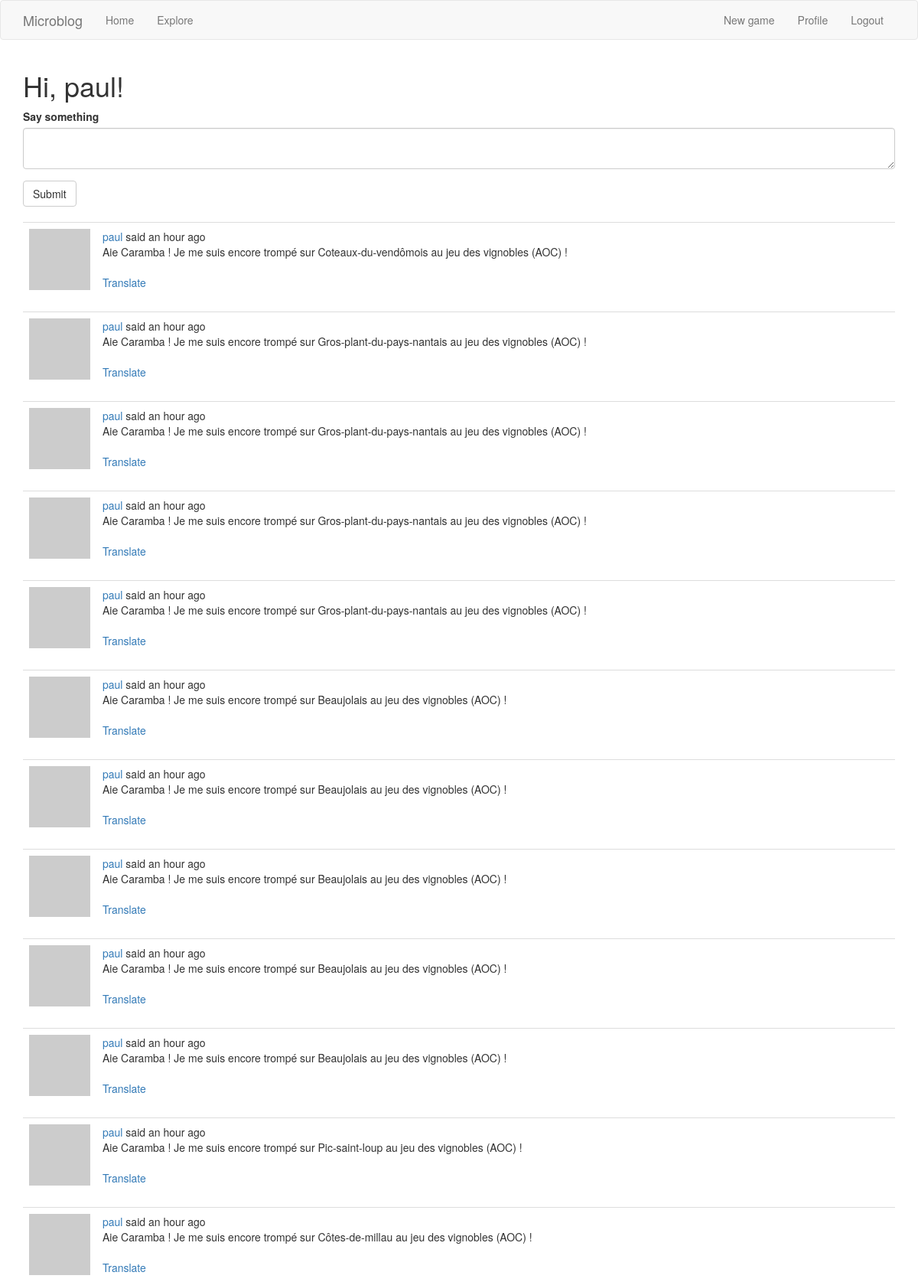
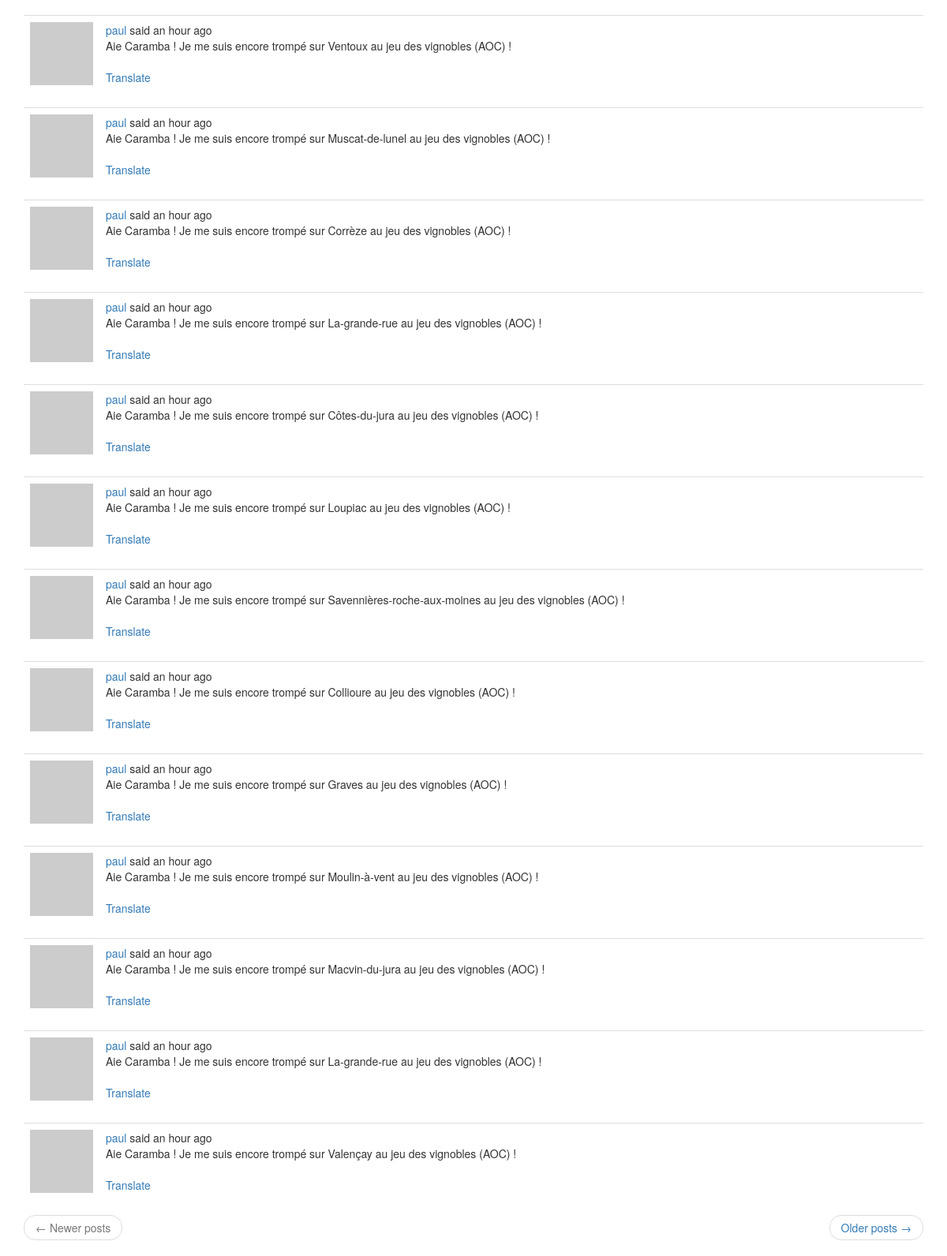
Before: /index (signed in) with the older database file (2 pictures, top to bottom).
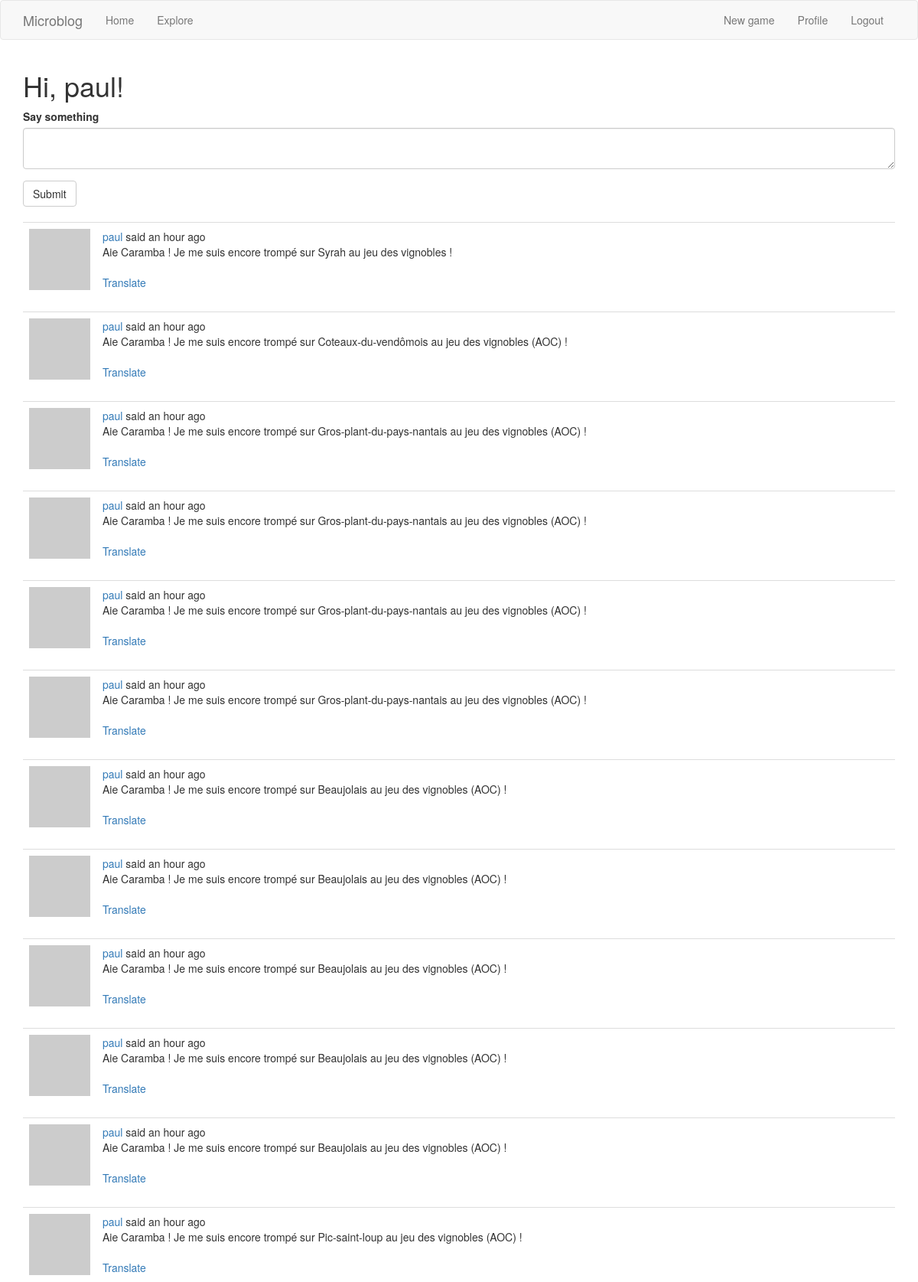
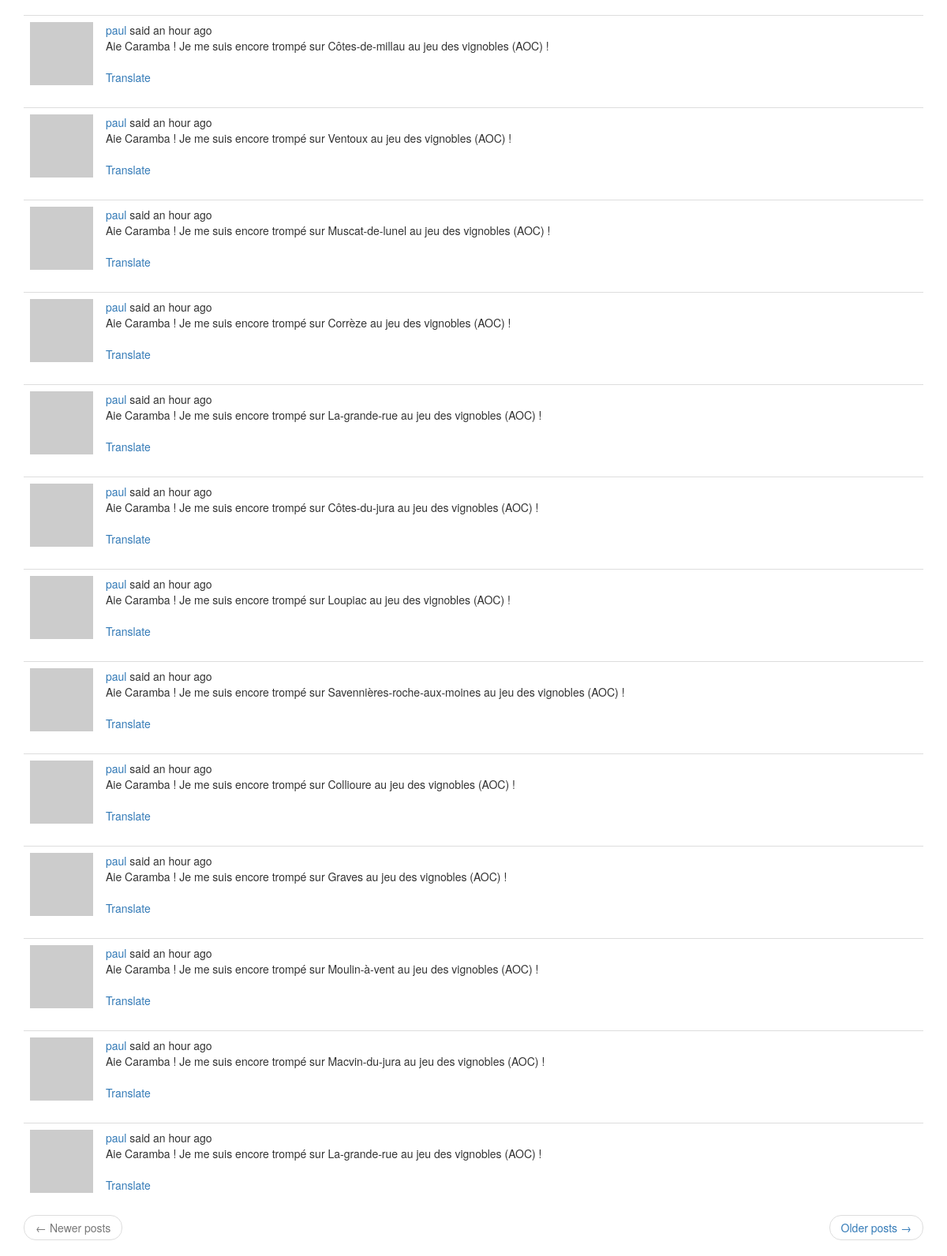
After: the same page with the newer database file (2 pictures, top to bottom).
### app/models.py (models this page shows, shortened)
class User(UserMixin, db.Model):
    id = db.Column(db.Integer, primary_key=True)
    username = db.Column(db.String(64), index=True, unique=True)
    email = db.Column(db.String(120), index=True, unique=True)
    password_hash = db.Column(db.String(128))
    posts = db.relationship('Post', backref='author', lazy='dynamic')
    about_me = db.Column(db.String(140))
    last_seen = db.Column(db.DateTime, default=datetime.utcnow)
    followed = db.relationship(
        'User', secondary=followers,
        primaryjoin=(followers.c.follower_id == id),
        secondaryjoin=(followers.c.followed_id == id),
        backref=db.backref('followers', lazy='dynamic'), lazy='dynamic')
    def avatar(self, size):
        digest = md5(self.email.lower().encode('utf-8')).hexdigest()
        return 'https://www.gravatar.com/avatar/{}?d=identicon&s={}'.format(
            digest, size)
    def followed_posts(self):
        followed = Post.query.join(
            followers, (followers.c.followed_id == Post.user_id)).filter(
                followers.c.follower_id == self.id)
        own = Post.query.filter_by(user_id=self.id)
        return followed.union(own).order_by(Post.timestamp.desc())

class Post(db.Model):
    id = db.Column(db.Integer, primary_key=True)
    body = db.Column(db.String(140))
    timestamp = db.Column(db.DateTime, index=True, default=datetime.utcnow)
    user_id = db.Column(db.Integer, db.ForeignKey('user.id'))
    language = db.Column(db.String(5))

### app/main/routes.py (the view, shortened to what this page needs)
@bp.route('/', methods=['GET', 'POST'])
@bp.route('/index', methods=['GET', 'POST'])
@login_required
def index():
    form = PostForm()
    page = request.args.get('page', 1, type=int)
    posts = current_user.followed_posts().paginate(
        page, current_app.config['POSTS_PER_PAGE'], False)
    next_url = url_for('main.index', page=posts.next_num) \
        if posts.has_next else None
    prev_url = url_for('main.index', page=posts.prev_num) \
        if posts.has_prev else None
    return render_template('index.html', title=_('Home'), form=form,
                           posts=posts.items, next_url=next_url,
                           prev_url=prev_url)

### app/main/forms.py
class PostForm(FlaskForm):
    post = TextAreaField(_l('Say something'), validators=[DataRequired()])
    submit = SubmitField(_l('Submit'))

### app/main/routes.py (called while the page is built)
@bp.before_app_request
def before_request():
    if current_user.is_authenticated:
        current_user.last_seen = datetime.utcnow()
        db.session.commit()
    g.locale = str(get_locale())

### app/models.py (called while the page is built)
@login.user_loader
def load_user(id):
    return User.query.get(int(id))

### app/templates/index.html
{% extends "base.html" %}
{% import 'bootstrap/wtf.html' as wtf %}
{% block app_content %}
    <h1>{{ _('Hi, %(username)s!', username=current_user.username) }}</h1>
    {% if form %}
    {{ wtf.quick_form(form) }}
    <br>
    {% endif %}
    {% for post in posts %}
        {% include '_post.html' %}
    {% endfor %}
    <nav aria-label="...">
        <ul class="pager">
            <li class="previous{% if not prev_url %} disabled{% endif %}">
                <a href="{{ prev_url or '#' }}">
                    <span aria-hidden="true">&larr;</span> {{ _('Newer posts') }}
                </a>
            </li>
            <li class="next{% if not next_url %} disabled{% endif %}">
                <a href="{{ next_url or '#' }}">
                    {{ _('Older posts') }} <span aria-hidden="true">&rarr;</span>
                </a>
            </li>
        </ul>
    </nav>
{% endblock %}

### app/templates/base.html (shortened to what this page needs)
{% extends 'bootstrap/base.html' %}
{% block navbar %}
    <nav class="navbar navbar-default">
        <div class="container">
            <div class="navbar-header">
                <a class="navbar-brand" href="{{ url_for('main.index') }}">Microblog</a>
            </div>
            <div class="collapse navbar-collapse" id="bs-example-navbar-collapse-1">
                <ul class="nav navbar-nav">
                    <li><a href="{{ url_for('main.index') }}">{{ _('Home') }}</a></li>
                    <li><a href="{{ url_for('main.explore') }}">{{ _('Explore') }}</a></li>
                </ul>
                <ul class="nav navbar-nav navbar-right">
                    {% if current_user.is_anonymous %}
                    <li><a href="{{ url_for('auth.login') }}">{{ _('Login') }}</a></li>
                    {% else %}
                    <li><a href="{{ url_for('main.new_game') }}">{{ _('New game') }}</a></li>
                    <li><a href="{{ url_for('main.user', username=current_user.username) }}">{{ _('Profile') }}</a></li>
                    <li><a href="{{ url_for('auth.logout') }}">{{ _('Logout') }}</a></li>
                    {% endif %}
                </ul>
            </div>
        </div>
    </nav>
{% endblock %}
{% block content %}
    <div class="container">
        {% block app_content %}{% endblock %}
    </div>
{% endblock %}

### app/templates/_post.html (shortened to what this page needs)
    <table class="table table-hover">
        <tr>
            <td width="70px">
                <a href="{{ url_for('main.user', username=post.author.username) }}">
                    <img src="{{ post.author.avatar(70) }}" />
                </a>
            </td>
            <td>
                {{ _('%(username)s said %(when)s',
                    username=user_link, when=moment(post.timestamp).fromNow()) }}
                <br>
                <span id="post{{ post.id }}">{{ post.body }}</span>
                {% if post.language and post.language != g.locale %}
                <br><br>
                <span id="translation{{ post.id }}">
                    <a href="javascript:translate(
                                '#post{{ post.id }}',
                                '#translation{{ post.id }}',
                                '{{ post.language }}',
                                '{{ g.locale }}');">{{ _('Translate') }}</a>
                </span>
                {% endif %}
            </td>
        </tr>
    </table>

Changed rows visible on the page:
no longer on this page (row unchanged): Post: body "Aie Caramba ! Je me suis encore trompé sur Valençay au jeu des vignobles (AOC) !"
added Post: body "Aie Caramba ! Je me suis encore trompé sur Syrah au jeu des vignobles !"
